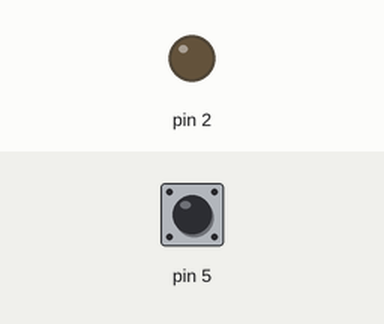
This sketch was run on a simulated Arduino Uno, built with avr-gcc and run on an emulated ATmega328P. Shown: output pins drawn as LEDs (lit = HIGH). Inputs (shaded band) come from the test bench; at power-on: pin 5 LOW.

Above: at 1.2 s.
1.3 s: pin 5 driven HIGH
At 1.6 s:
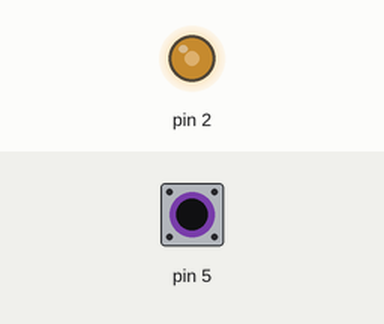
2.8 s: pin 5 pulsed LOW 5 times (0.12 s each, 0.3 s apart)
At 3.81 s:
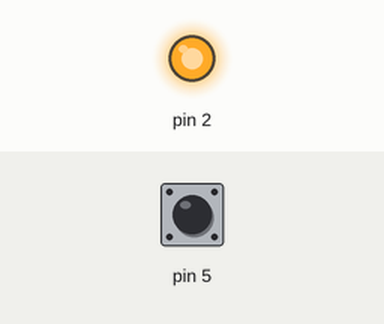
5.8 s: pin 5 driven LOW
At 6.2 s:
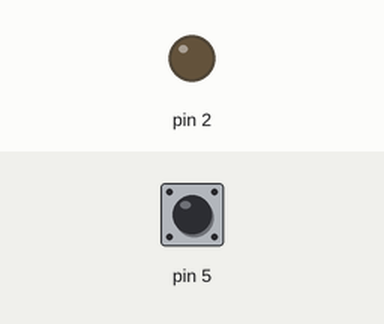
Timing chart, 0 to 8.8 s (numbered marks = the images above; inputs shaded):
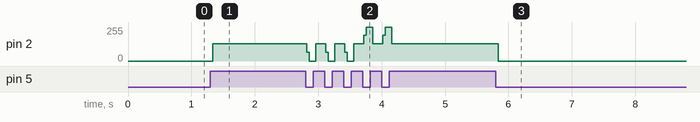

Measured:
- after the input at 1.3 s, pin 2: 0/255 → 128/255 at once
- after the input at 5.8 s, pin 2: 128/255 → 0/255 at once

The sketch:

Punto3b_Lab9.ino
```cpp
// PULSADOR LED
  bool pulsador = LOW;
  bool estado = LOW;
void setup() {
  // put your setup code here, to run once:
  pinMode(5,INPUT);
  pinMode(2,OUTPUT);


}

void loop() {
  // put your main code here, to run repeatedly:

  pulsador = digitalRead(5);
  if (pulsador == HIGH){
    if (estado == LOW){
      estado = HIGH;
      digitalWrite(2,estado);
    }
    else{
      estado = LOW;
      digitalWrite(2,estado);
    }
  }
  digitalWrite(2,estado);
}
```
